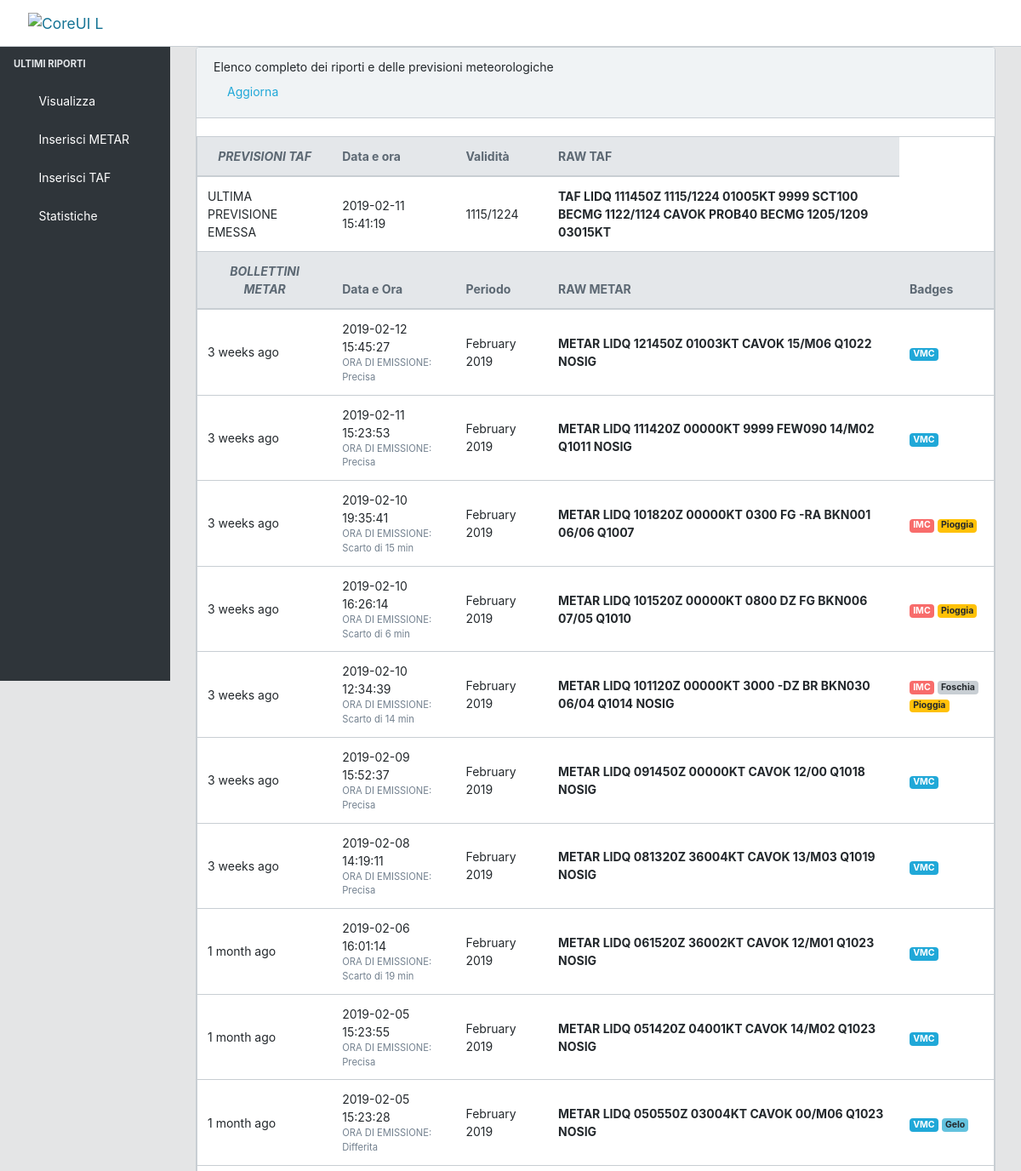
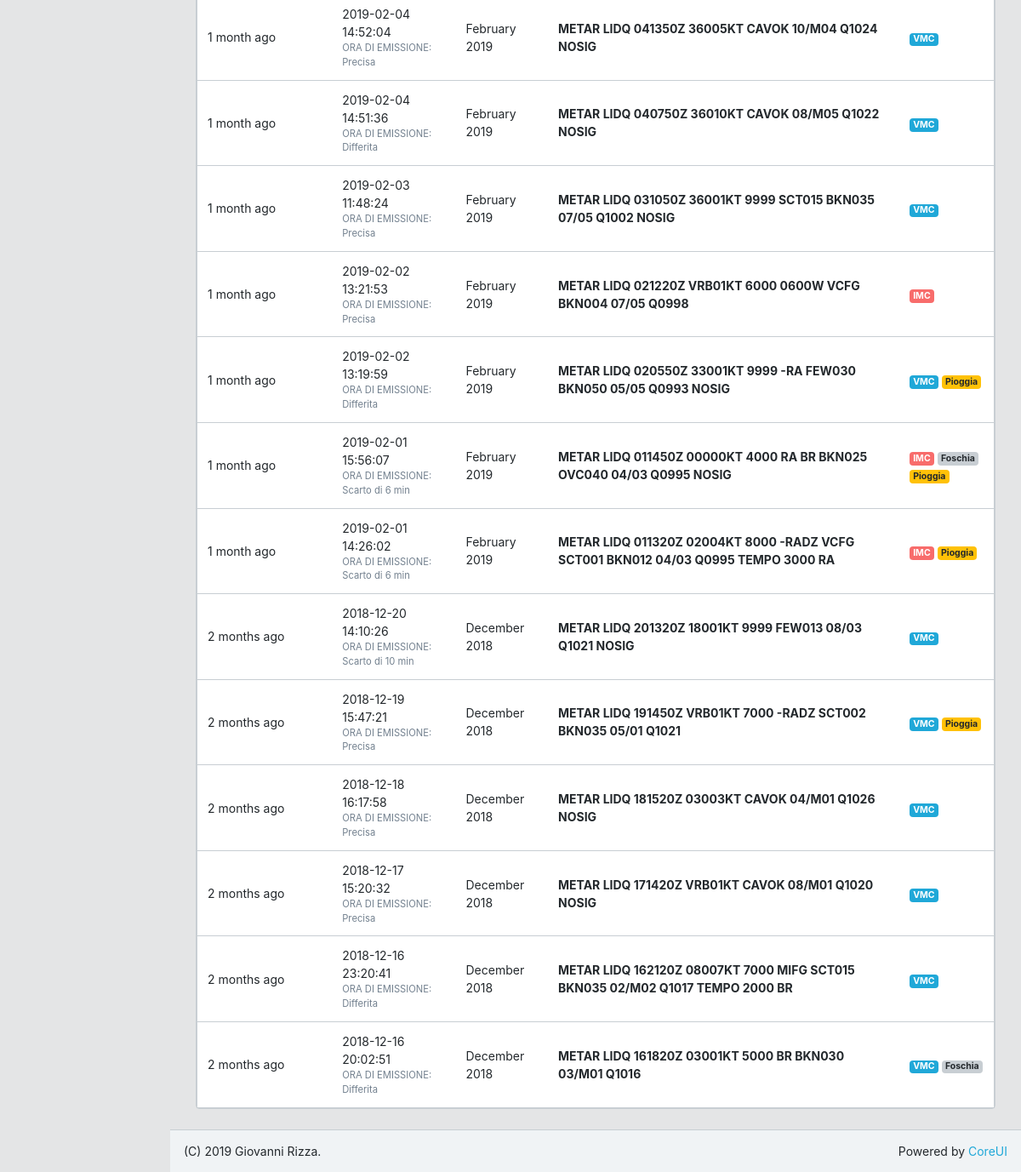
The page / on the database its author committed (2 pictures, top to bottom).
### tables this page shows
CREATE TABLE `prevdata` (
  `id` int(11) NOT NULL,
  `pvTime` datetime NOT NULL DEFAULT CURRENT_TIMESTAMP,
  `pvValid` varchar(10) NOT NULL,
  `pvGeneral` varchar(120) NOT NULL,
  `pvSpecific` text NOT NULL,
  `pvRmk` varchar(150) NOT NULL,
  `pvNote` varchar(100) NOT NULL,
  `raw` text NOT NULL
);

CREATE TABLE `wxdata` (
  `id` int(11) NOT NULL,
  `wxTime` datetime NOT NULL DEFAULT CURRENT_TIMESTAMP,
  `wxDirV` varchar(3) NOT NULL DEFAULT '///',
  `wxVelV` varchar(6) NOT NULL DEFAULT '//',
  `wxVisib` varchar(60) DEFAULT NULL,
  `wxFen` varchar(60) NOT NULL,
  `wxNuv` varchar(60) DEFAULT '//////',
  `wxNuvType1` text,
  `wxNuvType2` text,
  `wxTempA` int(11) NOT NULL,
  `wxTempR` int(11) NOT NULL,
  `wxPress` varchar(4) NOT NULL DEFAULT '////',
  `trend` varchar(120) NOT NULL,
  `remarks` text NOT NULL,
  `raw` text NOT NULL
);

### config.php (called while the page is built, shortened)
<?php
function time_elapsed_string($datetime, $full = false) {
    $now = new DateTime;
    $ago = new DateTime($datetime);
    $diff = $now->diff($ago);
    $diff->w = floor($diff->d / 7);
    $diff->d -= $diff->w * 7;
    $string = array(
        'y' => 'year',
        'm' => 'month',
        'w' => 'week',
        'd' => 'day',
        'h' => 'hour',
        'i' => 'minute',
        's' => 'second',
    );
    foreach ($string as $k => &$v) {
        if ($diff->$k) {
            $v = $diff->$k . ' ' . $v . ($diff->$k > 1 ? 's' : '');
        } else {
            unset($string[$k]);
        }
    }
    if (!$full) $string = array_slice($string, 0, 1);
    return $string ? implode(', ', $string) . ' ago' : 'ora';
}
function isVMCfmClouds($clouds){
  $vmc = true;
  $clds = explode(' ', $clouds);
  foreach ($clds as $copertura){
    $okta = substr($copertura, 0, 3);
    $quota = 100 * (int)substr($copertura, 3, 6);
    if (($okta == "BKN" || $okta == "OVC") && ($quota <= 1500)) {
      $vmc = false;
      break;
    }
  }
  return $vmc;
}
function getBadges($vento, $vis, $fen, $temp, $nuvole){
  $badges = array();
  if ((substr($vis, 0, 4) >= 5000 || strtoupper($vis) == "CAVOK") && isVMCfmClouds($nuvole)){
    array_push($badges, '<span class="badge badge-primary">VMC</span>');
  }
  else {
    array_push($badges, '<span class="badge badge-danger">IMC</span>');
  }
  $fen = explode(' ', $fen);
  if (in_array('BR', $fen)){
    array_push($badges, '<span class="badge badge-secondary">Foschia</span>');
  }
  if (in_array('RA', $fen) ||
  in_array('DZ', $fen) || in_array('RADZ', $fen) ||
  in_array('-RA', $fen) || in_array('-RADZ', $fen) ||
  in_array('+RA', $fen) || in_array('-DZ', $fen)){
    array_push($badges, '<span class="badge badge-warning">Pioggia</span>');
  }
  if ($temp <= 0){
    array_push($badges, '<span class="badge badge-info">Gelo</span>');
  }
  return implode(' ', $badges);
}
?>

### index.php (the view, shortened to what this page needs)
<?php
  require_once 'config.php';
?>
    <!DOCTYPE html>
    <html lang="it">
      <head>
        <link href="css/style.min.css" rel="stylesheet">
      </head>
      <body class="app header-fixed sidebar-fixed aside-menu-fixed sidebar-lg-show">
        <header class="app-header navbar">
          <a class="navbar-brand" href="#">
            <img class="navbar-brand-full" src="img/brand/logo.svg" width="89" height="25" alt="CoreUI Logo">
          </a>
        </header>
        <div class="app-body">
          <main class="main">
            <div class="container-fluid">
              <div class="animated fadeIn">
                <div class="row">
                  <div class="col-md-12">
                    <div class="card">
                      <div class="card-header">Elenco completo dei riporti e delle previsioni meteorologiche <a class="nav-link" href="index.php">Aggiorna</a></div>
                        <br>
                        <table class="table table-responsive-sm table-hover table-outline mb-0">
                          <thead class="thead-light">
                            <tr>
                              <th class="text-center">
                                <i class="icon-people">PREVISIONI TAF</i>
                              </th>
                              <th>Data e ora</th>
                              <th>Validit&agrave;</th>
                              <th>RAW TAF</th>
                            </tr>
                          </thead>
                          <tbody>
                            <?php
                              $sql = "SELECT * FROM prevdata ORDER BY pvTime DESC LIMIT 1";
                              $result = mysqli_query($conn, $sql);
                              while ($row = mysqli_fetch_assoc($result)){
                                echo "<td>ULTIMA PREVISIONE EMESSA</td>";
                                echo "<td>".$row['pvTime']."</td>";
                                echo "<td>".$row['pvValid']."</td>";
                                echo "<td><b>".$row['raw']."</b></td>";
                              }
                            ?>
                          </tbody>
                          <thead class="thead-light">
                            <tr>
                              <th class="text-center">
                                <i class="icon-people">BOLLETTINI METAR</i>
                              </th>
                              <th>Data e Ora</th>
                              <th>Periodo</th>
                              <th>RAW METAR</th>
                              <th>Badges</th>
                            </tr>
                          </thead>
                          <tbody>
                        <?php
                          $sql = "SELECT * FROM wxdata ORDER BY wxTime DESC";
                          $result = mysqli_query($conn, $sql);
                          while ($row = mysqli_fetch_assoc($result)){
                            $h = substr(explode(' ', $row['raw'])[2], 2, 2);
                            $m = substr(explode(' ', $row['raw'])[2], 4, 2);
                            $diff = abs($m-explode(':', explode(' ', $row['wxTime'])[1])[1]);
                            ?>
                            <tr>
                              <td><?php echo time_elapsed_string($row['wxTime']); ?></td>
                              <td>
                                <div><?php echo $row['wxTime'];?></div>
                                <div class="small text-muted">
                                  ORA DI EMISSIONE:
                                  <?php
                                  $dt = new DateTime($row['wxTime']);
                                  if ($dt->format('H') == $h+1) {
                                    if ($diff>5) {
                                      echo "Scarto di $diff min";
                                    }
                                    else {
                                      echo "Precisa";
                                    }
                                  }
                                  else {
                                    echo "Differita";
                                  }
                                  ?></div>
                              </td>
                              <td>
                                <?php
                                  echo $dt->format('F Y');
                                ?>
                              </td>
                              <td>
                                <strong>
                                 <?php echo $row['raw']; ?>
                               </strong>
                            </td>
                              <td>
                                <?php
                                echo getBadges($row['wxVelV'], $row['wxVisib'], $row['wxFen'], $row['wxTempA'], $row['wxNuv']);
                              ?>
                             </td>
                            </tr>
                            <?php
                          }
                        ?>
                          </tbody>
                        </table>
                      </div>
                    </div>
                  </div>
                </div>
              </div>
            </div>
      </body>
    </html>

### rows shown on the page
prevdata: pvTime "2019-02-11 15:41:19", pvValid "1115/1224", raw "TAF LIDQ 111450Z 1115/1224 01005KT 9999 SCT100 BECMG 1122/1124 CAVOK PROB40 BECMG 1205/1209 03015KT"
wxdata: wxTime "3 weeks ago", wxTime "2019-02-12 15:45:27", shows "Precisa", wxTime "February 2019", raw "METAR LIDQ 121450Z 01003KT CAVOK 15/M06 Q1022 NOSIG", wxVelV+wxVisib+wxFen "VMC"
wxdata: wxTime "3 weeks ago", wxTime "2019-02-11 15:23:53", shows "Precisa", wxTime "February 2019", raw "METAR LIDQ 111420Z 00000KT 9999 FEW090 14/M02 Q1011 NOSIG", wxVelV+wxVisib+wxFen "VMC"
wxdata: wxTime "3 weeks ago", wxTime "2019-02-10 19:35:41", diff "15", wxTime "February 2019", raw "METAR LIDQ 101820Z 00000KT 0300 FG -RA BKN001 06/06 Q1007", wxVelV+wxVisib+wxFen "IMC Pioggia"
wxdata: wxTime "3 weeks ago", wxTime "2019-02-10 16:26:14", diff "6", wxTime "February 2019", raw "METAR LIDQ 101520Z 00000KT 0800 DZ FG BKN006 07/05 Q1010", wxVelV+wxVisib+wxFen "IMC Pioggia"
wxdata: wxTime "3 weeks ago", wxTime "2019-02-10 12:34:39", diff "14", wxTime "February 2019", raw "METAR LIDQ 101120Z 00000KT 3000 -DZ BR BKN030 06/04 Q1014 NOSIG", wxVelV+wxVisib+wxFen "IMC Foschia Pioggia"
wxdata: wxTime "3 weeks ago", wxTime "2019-02-09 15:52:37", shows "Precisa", wxTime "February 2019", raw "METAR LIDQ 091450Z 00000KT CAVOK 12/00 Q1018 NOSIG", wxVelV+wxVisib+wxFen "VMC"
wxdata: wxTime "3 weeks ago", wxTime "2019-02-08 14:19:11", shows "Precisa", wxTime "February 2019", raw "METAR LIDQ 081320Z 36004KT CAVOK 13/M03 Q1019 NOSIG", wxVelV+wxVisib+wxFen "VMC"
wxdata: wxTime "1 month ago", wxTime "2019-02-06 16:01:14", diff "19", wxTime "February 2019", raw "METAR LIDQ 061520Z 36002KT CAVOK 12/M01 Q1023 NOSIG", wxVelV+wxVisib+wxFen "VMC"
wxdata: wxTime "1 month ago", wxTime "2019-02-05 15:23:55", shows "Precisa", wxTime "February 2019", raw "METAR LIDQ 051420Z 04001KT CAVOK 14/M02 Q1023 NOSIG", wxVelV+wxVisib+wxFen "VMC"
wxdata: wxTime "1 month ago", wxTime "2019-02-05 15:23:28", shows "Differita", wxTime "February 2019", raw "METAR LIDQ 050550Z 03004KT CAVOK 00/M06 Q1023 NOSIG", wxVelV+wxVisib+wxFen "VMC Gelo"
wxdata: wxTime "1 month ago", wxTime "2019-02-04 14:52:04", shows "Precisa", wxTime "February 2019", raw "METAR LIDQ 041350Z 36005KT CAVOK 10/M04 Q1024 NOSIG", wxVelV+wxVisib+wxFen "VMC"
wxdata: wxTime "1 month ago", wxTime "2019-02-04 14:51:36", shows "Differita", wxTime "February 2019", raw "METAR LIDQ 040750Z 36010KT CAVOK 08/M05 Q1022 NOSIG", wxVelV+wxVisib+wxFen "VMC"
wxdata: wxTime "1 month ago", wxTime "2019-02-03 11:48:24", shows "Precisa", wxTime "February 2019", raw "METAR LIDQ 031050Z 36001KT 9999 SCT015 BKN035 07/05 Q1002 NOSIG", wxVelV+wxVisib+wxFen "VMC"
wxdata: wxTime "1 month ago", wxTime "2019-02-02 13:21:53", shows "Precisa", wxTime "February 2019", raw "METAR LIDQ 021220Z VRB01KT 6000 0600W VCFG BKN004 07/05 Q0998", wxVelV+wxVisib+wxFen "IMC"
wxdata: wxTime "1 month ago", wxTime "2019-02-02 13:19:59", shows "Differita", wxTime "February 2019", raw "METAR LIDQ 020550Z 33001KT 9999 -RA FEW030 BKN050 05/05 Q0993 NOSIG", wxVelV+wxVisib+wxFen "VMC Pioggia"
wxdata: wxTime "1 month ago", wxTime "2019-02-01 15:56:07", diff "6", wxTime "February 2019", raw "METAR LIDQ 011450Z 00000KT 4000 RA BR BKN025 OVC040 04/03 Q0995 NOSIG", wxVelV+wxVisib+wxFen "IMC Foschia Pioggia"
wxdata: wxTime "1 month ago", wxTime "2019-02-01 14:26:02", diff "6", wxTime "February 2019", raw "METAR LIDQ 011320Z 02004KT 8000 -RADZ VCFG SCT001 BKN012 04/03 Q0995 TEMPO 3000 RA", wxVelV+wxVisib+wxFen "IMC Pioggia"
wxdata: wxTime "2 months ago", wxTime "2018-12-20 14:10:26", diff "10", wxTime "December 2018", raw "METAR LIDQ 201320Z 18001KT 9999 FEW013 08/03 Q1021 NOSIG", wxVelV+wxVisib+wxFen "VMC"
wxdata: wxTime "2 months ago", wxTime "2018-12-19 15:47:21", shows "Precisa", wxTime "December 2018", raw "METAR LIDQ 191450Z VRB01KT 7000 -RADZ SCT002 BKN035 05/01 Q1021", wxVelV+wxVisib+wxFen "VMC Pioggia"
wxdata: wxTime "2 months ago", wxTime "2018-12-18 16:17:58", shows "Precisa", wxTime "December 2018", raw "METAR LIDQ 181520Z 03003KT CAVOK 04/M01 Q1026 NOSIG", wxVelV+wxVisib+wxFen "VMC"
wxdata: wxTime "2 months ago", wxTime "2018-12-17 15:20:32", shows "Precisa", wxTime "December 2018", raw "METAR LIDQ 171420Z VRB01KT CAVOK 08/M01 Q1020 NOSIG", wxVelV+wxVisib+wxFen "VMC"
wxdata: wxTime "2 months ago", wxTime "2018-12-16 23:20:41", shows "Differita", wxTime "December 2018", raw "METAR LIDQ 162120Z 08007KT 7000 MIFG SCT015 BKN035 02/M02 Q1017 TEMPO 2000 BR", wxVelV+wxVisib+wxFen "VMC"
wxdata: wxTime "2 months ago", wxTime "2018-12-16 20:02:51", shows "Differita", wxTime "December 2018", raw "METAR LIDQ 161820Z 03001KT 5000 BR BKN030 03/M01 Q1016", wxVelV+wxVisib+wxFen "VMC Foschia"
